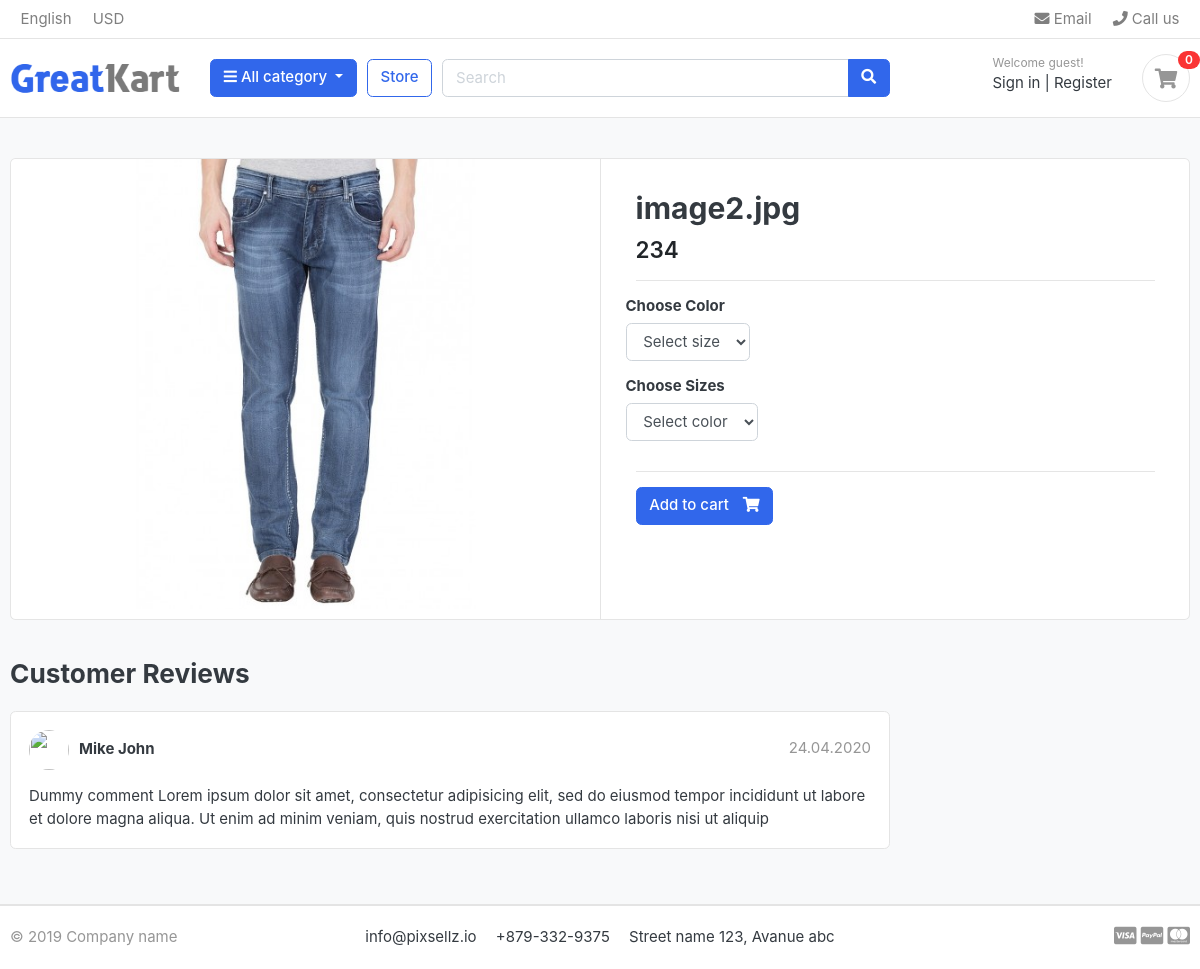
Page /store/jeans/image2jpg on the committed database.
### store/models.py (models this page shows, shortened)
class Product(models.Model):
    product_name = models.CharField(max_length=200, unique=True)
    slug = models.SlugField(max_length=200, unique=True)
    description = models.TextField(blank=True)
    image = models.ImageField(upload_to='photos/products')
    category = models.ForeignKey(Category, on_delete=models.CASCADE)
    stock = models.IntegerField()
    price = models.IntegerField()
    is_avaliable = models.BooleanField()
    created_at = models.DateTimeField(auto_now_add=True)
    updated_at = models.DateTimeField(auto_now=True)

### store/views.py (the view)
# urls.py: path('<slug:category_slug>/<slug:product_slug>', views.product_detail, name='product-detail'),
def product_detail(request, category_slug, product_slug):
    try:
      product = Product.objects.get(category__slug=category_slug, slug=product_slug)
      is_cart_product = CartItem.objects.filter(cart__cart_id = _cart_id(request), product=product).exists()
      print(is_cart_product)
    except Exception as e:
        raise e
    context = {
        'single_product': product,
        'in_cart': is_cart_product
    }
    return render (request, 'product-detail.html', context=context)

### carts/context_processor.py (called while the page is built)
def cart_counter(request):
    counter = 0
    try:
        cart =Cart.objects.filter(cart_id=_cart_id(request))
        cart_items = CartItem.objects.all().filter(cart=cart[:1])
        for _ in cart_items:
          counter += 1
    except Cart.DoesNotExist:
       counter = {}
    return dict(cart_count=counter)

### carts/views.py (called while the page is built)
def _cart_id(request):
    cart = request.session.session_key
    if not cart:
        print('new session key has been added')
        request.session.create()
    return cart

### category/context_processor.py (called while the page is built)
def all_category(request):
    all_category_links = Category.objects.all()
    return {'all_category_links': all_category_links}

### category/models.py (called while the page is built)
    def get_url(self):
        return reverse('category-link', args=[self.category_name])

### store/models.py (called while the page is built)
    def colors(self):
        return super().get_queryset().filter(variation_category='color')

    def sizes(self):
        return super().get_queryset().filter(variation_category='size')

### templates/product-detail.html (shortened to what this page needs)
{% extends 'base.html' %} {% block content %}
<section class="section-content padding-y bg">
  <div class="container">
    <div class="card">
      <div class="row no-gutters">
        <aside class="col-md-6">
          <article class="gallery-wrap">
            <div class="img-big-wrap">
              <a href="#"><img src="{{single_product.image.url }}" /></a>
            </div>
          </article>
        </aside>
        <main class="col-md-6 border-left">
          <form
            method="post"
            action="{% url 'add-product' single_product.id %}"
          >
            <article class="content-body">
              <h2 class="title">{{single_product.product_name}}</h2>
              <div class="mb-3">
                <var class="price h4">{{single_product.price}}</var>
              </div>
              <hr />
              <div class="row">
                <div class="item-option-select">
                  <h6>Choose Color</h6>
                  <select name="color" class="form-control">
                    <option value="" disabled selected>Select size</option>
                  </select>
                </div>
              </div>
              <div class="row">
                <div class="item-option-select">
                  <h6>Choose Sizes</h6>
                  <select name="size" class="form-control">
                    <option value="" disabled selected>Select color</option>
                  </select>
                </div>
              </div>
              <hr />
              {% if single_product.stock > 0 %} {% if in_cart %}
              <a
                href="{% url 'add-product' single_product.id %}"
                class="btn btn-primary"
              >
                <span class="text">Add to cart</span>
                <i class="fas fa-shopping-cart"></i>
              </a>
              <a href="{% url 'cart-page' %}" class="btn btn-success">
                <span class="text">View in Cart</span>
                <i class="fas fa-eye"></i>
              </a>
              {% else %}
              <button type="submit" class="btn btn-primary">
                <span class="text">Add to cart</span>
                <i class="fas fa-shopping-cart"></i>
              </button>
              {% endif %} {% else %}
              <h5>Product out of stock</h5>
              {% endif %}
            </article>
          </form>
        </main>
      </div>
    </div>
    <br />
    <div class="row">
      <div class="col-md-9">
        <header class="section-heading">
          <h3>Customer Reviews</h3>
        </header>
        <article class="box mb-3">
          <div class="icontext w-100">
            <img src="#" class="img-xs icon rounded-circle" />
            <div class="text">
              <span class="date text-muted float-md-right">24.04.2020 </span>
              <h6 class="mb-1">Mike John</h6>
            </div>
          </div>
          <div class="mt-3">
            <p>
              Dummy comment Lorem ipsum dolor sit amet, consectetur adipisicing
              elit, sed do eiusmod tempor incididunt ut labore et dolore magna
              aliqua. Ut enim ad minim veniam, quis nostrud exercitation ullamco
              laboris nisi ut aliquip
            </p>
          </div>
        </article>
      </div>
    </div>
  </div>
</section>
{% endblock content %}

### static/css/ui.css (style rules this page uses)
html { font-family: "Inter", sans-serif; font-size: 15px; }
.content-body { flex: 1 1 auto; padding: 2rem 2.3rem; }
.img-xs, .img-sm, .img-md, .img-lg { -o-object-fit: cover; object-fit: cover; flex-shrink: 0; flex-grow: 0; }
.img-xs { width: 40px; height: 40px; }
.padding-y { padding-top: 40px; padding-bottom: 40px; }
var { font-style: normal; }
article:after, .form-group:after { display: block; clear: both; content: ""; }
.bg { background-color: #f8f9fa; }
.section-heading { margin-bottom: 20px; margin-top: 15px; }
p:last-child { margin-bottom: 0; }
.btn .text + i { margin-left: 10px; }
.icontext { display: inline-flex; align-items: center; vertical-align: middle; }
.icontext .text { width: 100%; line-height: 1.2; }
.icontext .icon { position: relative; margin-right: 10px; flex-shrink: 0; flex-grow: 0; }
.price { font-weight: 600; color: #212529; }
.box { padding: 18px; background: #fff; border-radius: 0.37rem; border: 1px solid #e4e4e4; }
.box img { max-width: 100%; }
.gallery-wrap .img-big-wrap { margin-bottom: 10px; border-radius: 0.37rem; overflow: hidden; background-color: #fff; }
.gallery-wrap .img-big-wrap a { text-align: center; display: block; }
.gallery-wrap .img-big-wrap img { height: 450px; width: auto; display: inline-block; }
.item-option-select { margin-bottom: 1rem; display: inline-block; margin-right: 15px; }

### rows in the picture
Product: image (picture), product_name "image2.jpg", price "234"

### other values in the picture
{{ cart_count }} "0"
